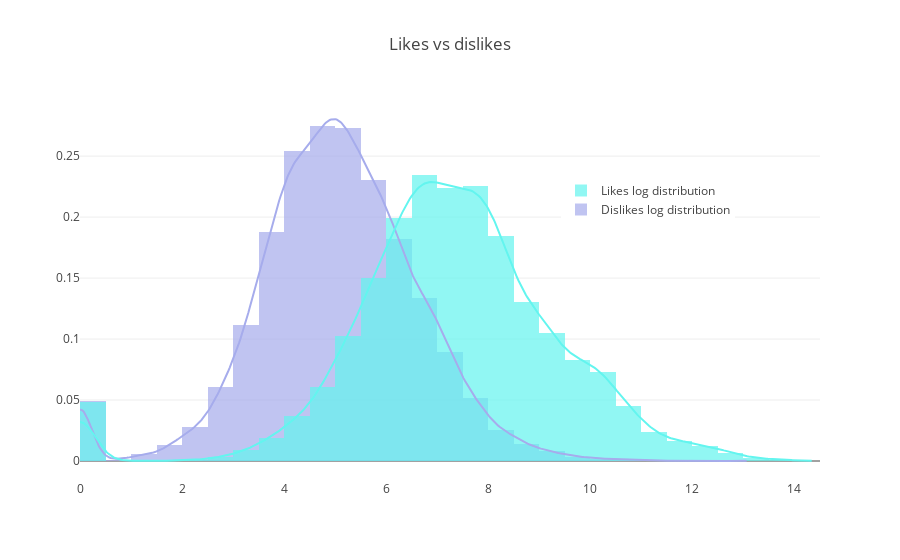

Notebook source saved alongside this figure:
### Code cell
import numpy as np

df['likes_log'] = np.log(df['likes'] + 1)
df['views_log'] = np.log(df['views'] + 1)
df['dislikes_log'] = np.log(df['dislikes'] + 1)
df['comment_log'] = np.log(df['comment_count'] + 1)
df_last = df.drop_duplicates(subset=['video_id'], keep='last', inplace=False)
df_first = df.drop_duplicates(subset=['video_id'], keep='first', inplace=False)

print("IN_videos dataset contains {} videos".format(df.shape[0]))
print("IN_videos_first dataset contains {} videos".format(df.shape[0]))
print("IN_videos_last dataset contains {} videos".format(df.shape[0]))
hist_data = [df_first["dislikes_log"].values, df_first["likes_log"].values]

group_labels = ['Dislikes log distribution', 'Likes log distribution']
colors = ['#A6ACEC', '#63F5EF']

# Create distplot with curve_type set to 'normal'
fig = ff.create_distplot(hist_data, group_labels, colors=colors,
                         bin_size=0.5, show_rug=False)

# Add title
fig['layout'].update(title='Likes vs dislikes', legend=dict(x=0.65, y=0.8))

# Plot!
py.iplot(fig, filename='Hist and Curve')

### Figure 1 — Plotly figure (JSON) as saved in the notebook; plotly's stock layout.template omitted (floating-point values rounded to 4 significant figures; data arrays with more than 128 entries replaced by an {"elided": "..."} marker saying what was removed)
{"data": [{"autobinx": false, "histnorm": "probability density", "legendgroup": "Dislikes log distribution", "marker": {"color": "#A6ACEC"}, "name": "Dislikes log distribution", "opacity": 0.7, "type": "histogram", "uid": "53db58fe-f0f6-4a2f-8900-9f8c92022f83", "x": {"elided": "16307 float values"}, "xaxis": "x", "xbins": {"end": 13.09, "size": 0.5, "start": 0}, "yaxis": "y"}, {"autobinx": false, "histnorm": "probability density", "legendgroup": "Likes log distribution", "marker": {"color": "#63F5EF"}, "name": "Likes log distribution", "opacity": 0.7, "type": "histogram", "uid": "bd7fe353-069a-49b4-96e3-860f285b2902", "x": {"elided": "16307 float values"}, "xaxis": "x", "xbins": {"end": 14.37, "size": 0.5, "start": 0}, "yaxis": "y"}, {"legendgroup": "Dislikes log distribution", "marker": {"color": "#A6ACEC"}, "mode": "lines", "name": "Dislikes log distribution", "showlegend": false, "type": "scatter", "uid": "8b96ef77-d46d-4c0d-a526-6b7d19240b00", "x": {"elided": "500 float values"}, "xaxis": "x", "y": {"elided": "500 float values"}, "yaxis": "y"}, {"legendgroup": "Likes log distribution", "marker": {"color": "#63F5EF"}, "mode": "lines", "name": "Likes log distribution", "showlegend": false, "type": "scatter", "uid": "f03ea90c-5fa3-4f09-92a7-900165728d2f", "x": {"elided": "500 float values"}, "xaxis": "x", "y": {"elided": "500 float values"}, "yaxis": "y"}], "layout": {"barmode": "overlay", "hovermode": "closest", "legend": {"traceorder": "reversed", "x": 0.65, "y": 0.8}, "title": {"text": "Likes vs dislikes"}, "xaxis": {"anchor": "y2", "domain": [0, 1], "zeroline": false}, "yaxis": {"anchor": "free", "domain": [0, 1], "position": 0}}}
